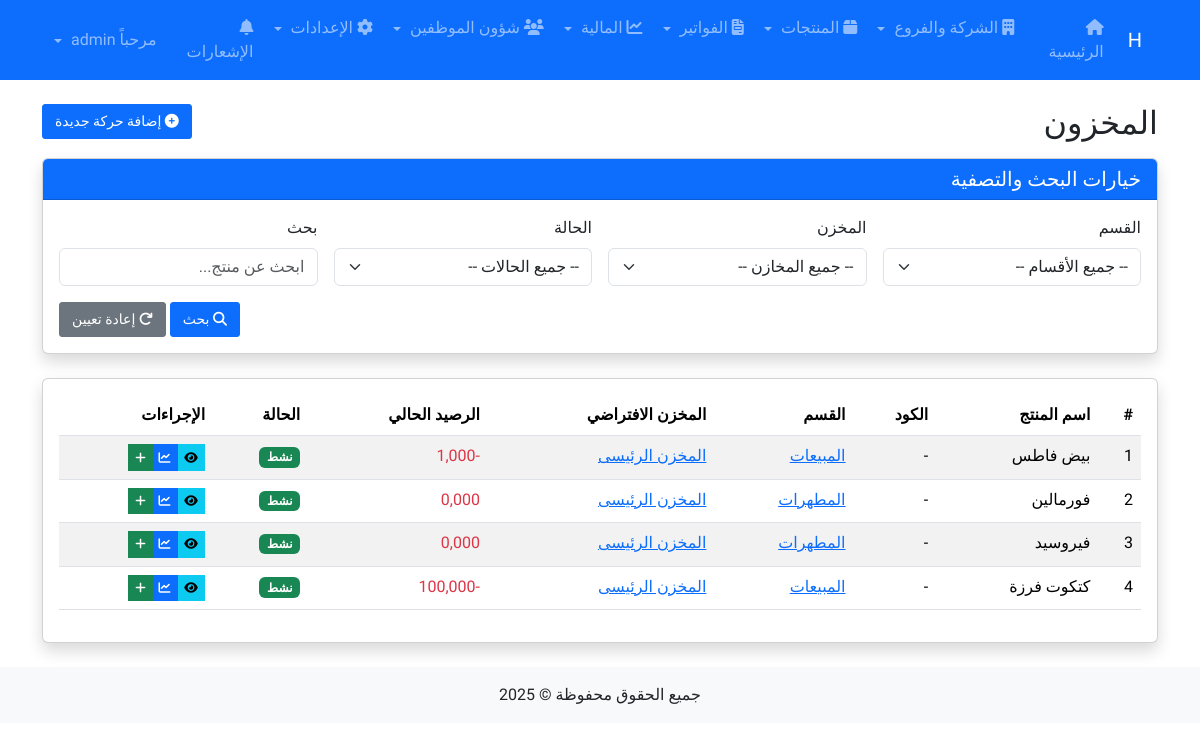
The app's page /finances/inventory/ (signed in) with its own data.
### products/models.py (models this page shows, shortened)
class Product(models.Model):
    name = models.CharField(_("اسم المنتج"), max_length=255)
    code = models.CharField(_("كود المنتج"), max_length=50, blank=True, null=True)
    barcode = models.CharField(_("الباركود"), max_length=50, blank=True, null=True)
    category = models.ForeignKey(Category, on_delete=models.SET_NULL, blank=True, null=True,
                               related_name='products', verbose_name=_("القسم"))
    default_store = models.ForeignKey(Store, on_delete=models.SET_NULL, blank=True, null=True,
                                    related_name='default_products', verbose_name=_("المخزن الافتراضي"))
    initial_balance = models.DecimalField(_("الرصيد الافتتاحي"), max_digits=15, decimal_places=3, default=0)
    current_balance = models.DecimalField(_("الرصيد الحالي"), max_digits=15, decimal_places=3, default=0)
    image = models.ImageField(_("صورة المنتج"), upload_to='product_images/', blank=True, null=True)
    description = models.TextField(_("الوصف"), blank=True, null=True)
    is_active = models.BooleanField(_("نشط"), default=True)
    class Meta:
        verbose_name = _("منتج")
        verbose_name_plural = _("المنتجات")

class Category(models.Model):
    name = models.CharField(_("اسم القسم"), max_length=255)
    parent = models.ForeignKey('self', on_delete=models.CASCADE, blank=True, null=True,
                             related_name='children', verbose_name=_("القسم الأب"))
    description = models.TextField(_("الوصف"), blank=True, null=True)
    class Meta:
        verbose_name = _("قسم")
        verbose_name_plural = _("الأقسام")

### core/models.py (models this page shows, shortened)
class Store(models.Model):
    branch = models.ForeignKey(Branch, on_delete=models.CASCADE, related_name='stores', verbose_name=_("الفرع"))
    name = models.CharField(_("اسم المخزن"), max_length=255)
    address = models.TextField(_("العنوان"), blank=True, null=True)
    keeper = models.CharField(_("أمين المخزن"), max_length=255, blank=True, null=True)
    notes = models.TextField(_("ملاحظات"), blank=True, null=True)
    class Meta:
        verbose_name = _("مخزن")
        verbose_name_plural = _("المخازن")

### finances/views/product_transactions.py (the view, shortened to what this page needs)
# urls.py: path('inventory/', views.product_inventory, name='product_inventory'),
@login_required
def product_inventory(request):
    products = Product.objects.all().order_by('name')
    category_id = request.GET.get('category')
    if category_id:
        products = products.filter(category_id=category_id)
    store_id = request.GET.get('store')
    search_query = request.GET.get('q')
    if search_query:
        products = products.filter(
            Q(name__icontains=search_query) |
            Q(code__icontains=search_query) |
            Q(barcode__icontains=search_query)
        )
    product_movements = {}
    categories = Category.objects.all()
    stores = Store.objects.all()
    return render(request, 'finances/product_transaction/inventory.html', {
        'products': products,
        'categories': categories,
        'stores': stores,
        'selected_category': category_id,
        'selected_store': store_id,
        'search_query': search_query,
        'product_movements': product_movements
    })

### users/context_processors.py (called while the page is built)
def notifications(request):
    context_data = {
        'unread_notifications_count': 0
    }
    if request.user.is_authenticated:
        context_data['unread_notifications_count'] = get_unread_notifications_count(request.user)
    return context_data

### users/utils.py (called while the page is built)
def get_unread_notifications_count(user):
    return UserNotification.objects.filter(recipient=user, is_read=False).count()

### templates/finances/product_transaction/inventory.html (shortened to what this page needs)
{% extends 'base.html' %}
{% block content %}
<div class="row mb-3">
    <div class="col-md-8">
        <h2 class="mb-0">المخزون</h2>
    </div>
    <div class="col-md-4 text-end">
        <a href="{% url 'product_transaction_add' %}" class="btn btn-primary">
            <i class="fas fa-plus-circle"></i> إضافة حركة جديدة
        </a>
    </div>
</div>
<div class="card shadow mb-4">
    <div class="card-header bg-primary text-white">
        <h5 class="card-title mb-0">خيارات البحث والتصفية</h5>
    </div>
    <div class="card-body">
        <form method="get" class="row g-3">
            <div class="col-md-3">
                <label for="category" class="form-label">القسم</label>
                <select name="category" id="category" class="form-select">
                    <option value="">-- جميع الأقسام --</option>
                </select>
            </div>
            <div class="col-md-3">
                <label for="store" class="form-label">المخزن</label>
                <select name="store" id="store" class="form-select">
                    <option value="">-- جميع المخازن --</option>
                </select>
            </div>
            <div class="col-md-3">
                <label for="status" class="form-label">الحالة</label>
                <select name="status" id="status" class="form-select">
                    <option value="">-- جميع الحالات --</option>
                </select>
            </div>
            <div class="col-md-3">
                <label for="q" class="form-label">بحث</label>
                <input type="text" name="q" id="q" class="form-control" placeholder="ابحث عن منتج..." value="{{ search_query|default:'' }}">
            </div>
            <div class="col-12 text-end">
                <button type="submit" class="btn btn-primary">
                    <i class="fas fa-search"></i> بحث
                </button>
                <a href="{% url 'product_inventory' %}" class="btn btn-secondary">
                    <i class="fas fa-redo"></i> إعادة تعيين
                </a>
            </div>
        </form>
    </div>
</div>
<div class="card shadow">
    <div class="card-body">
        {% if products %}
            <div class="table-responsive">
                <table class="table table-striped table-hover">
                    <thead>
                        <tr>
                            <th>#</th>
                            <th>اسم المنتج</th>
                            <th>الكود</th>
                            <th>القسم</th>
                            <th>المخزن الافتراضي</th>
                            <th>الرصيد الحالي</th>
                            <th>الحالة</th>
                            <th>الإجراءات</th>
                        </tr>
                    </thead>
                    <tbody>
                        {% for product in products %}
                            <tr>
                                <td>{{ forloop.counter }}</td>
                                <td>{{ product.name }}</td>
                                <td>{{ product.code|default:"-" }}</td>
                                <td>
                                    {% if product.category %}
                                        <a href="{% url 'category_detail' product.category.pk %}">{{ product.category.name }}</a>
                                    {% else %}
                                        -
                                    {% endif %}
                                </td>
                                <td>
                                    {% if product.default_store %}
                                        <a href="{% url 'store_detail' product.default_store.pk %}">{{ product.default_store.name }}</a>
                                    {% else %}
                                        -
                                    {% endif %}
                                </td>
                                <td>
                                    <span class="{% if product.current_balance <= 0 %}text-danger{% else %}text-success{% endif %}">
                                        {{ product.current_balance }}
                                    </span>
                                </td>
                                <td>
                                    {% if product.is_active %}
                                        <span class="badge bg-success">نشط</span>
                                    {% else %}
                                        <span class="badge bg-danger">غير نشط</span>
                                    {% endif %}
                                </td>
                                <td>
                                    <div class="btn-group">
                                        <a href="{% url 'product_detail' product.pk %}" class="btn btn-sm btn-info">
                                            <i class="fas fa-eye"></i>
                                        </a>
                                        <a href="{% url 'product_movement_report' product.pk %}" class="btn btn-sm btn-primary">
                                            <i class="fas fa-chart-line"></i>
                                        </a>
                                        <a href="{% url 'product_transaction_add' %}?product={{ product.pk }}" class="btn btn-sm btn-success">
                                            <i class="fas fa-plus"></i>
                                        </a>
                                    </div>
                                </td>
                            </tr>
                        {% endfor %}
                    </tbody>
                </table>
            </div>
        {% else %}
            <div class="alert alert-info">
                لا توجد منتجات مسجلة حتى الآن. <a href="{% url 'product_add' %}">أضف منتج جديد</a>
            </div>
        {% endif %}
    </div>
</div>
{% endblock %}

### templates/base.html (style rules this page uses)
body { font-family: 'Tajawal', sans-serif; }
.card { transition: transform 0.3s; }
.btn { padding: 0.375rem 0.75rem; font-size: 0.875rem; border-radius: 3px; box-shadow: none; transition: all 0.2s; }
.btn-sm { padding: 0.25rem 0.5rem; font-size: 0.75rem; }
.table .btn { padding: 0.2rem 0.4rem; font-size: 0.75rem; }

### records on screen
Product: name "بيض فاطس", code "-", category.name "المبيعات", default_store.name "المخزن الرئيسى", current_balance "-1,000", is_active "نشط"
Product: name "فورمالين", code "-", category.name "المطهرات", default_store.name "المخزن الرئيسى", current_balance "0,000", is_active "نشط"
Product: name "فيروسيد", code "-", category.name "المطهرات", default_store.name "المخزن الرئيسى", current_balance "0,000", is_active "نشط"
Product: name "كتكوت فرزة", code "-", category.name "المبيعات", default_store.name "المخزن الرئيسى", current_balance "-100,000", is_active "نشط"
